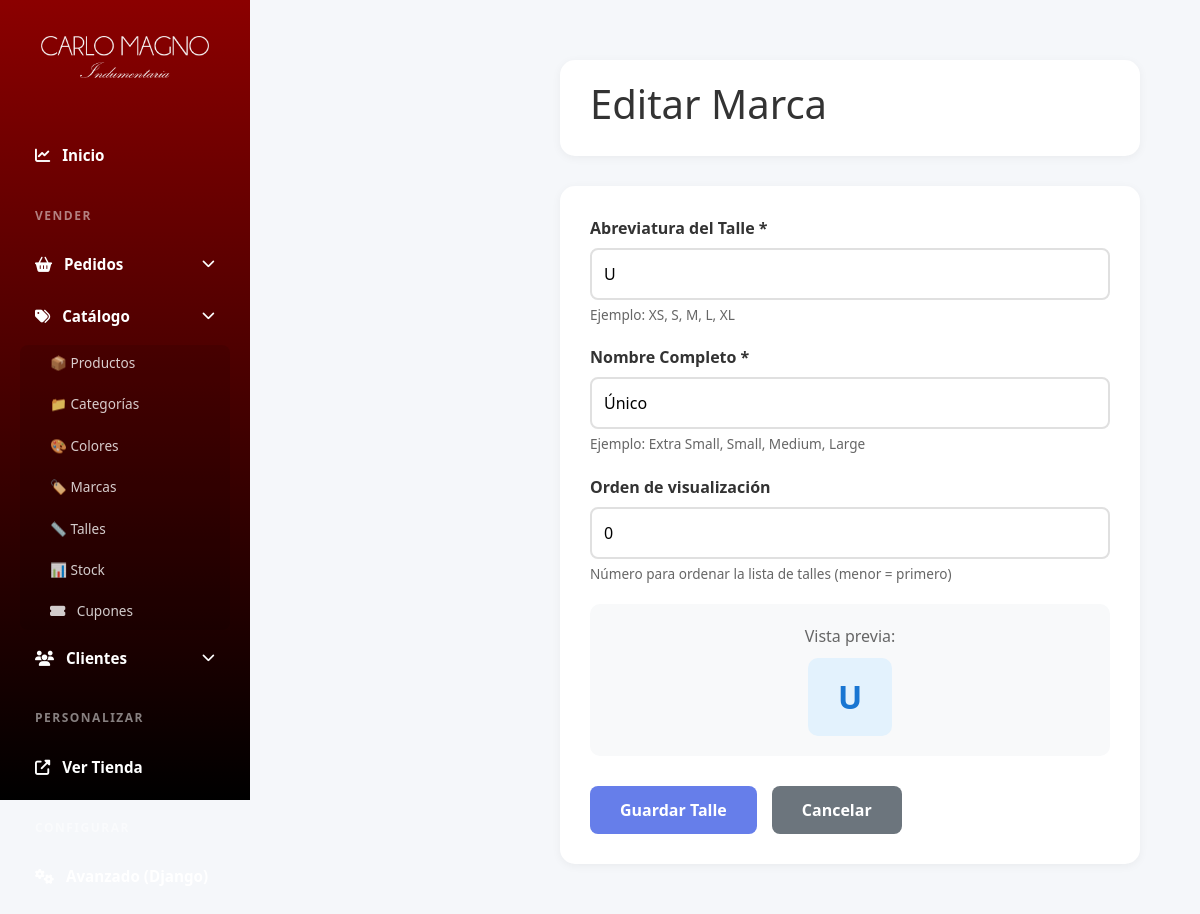
Page /panel/talles/2/editar/ (signed in) on the committed database.
### productos/models.py (models this page shows, shortened)
class Talle(models.Model):
    nombre = models.CharField(max_length=20, unique=True, verbose_name='Talle')
    abbreviation = models.CharField(
        max_length=10,
        verbose_name='Abreviatura',
        help_text='Ej: XS, S, M, L, XL'
    )
    order = models.PositiveIntegerField(default=0, verbose_name='Orden de visualización')
    esta_activo = models.BooleanField(default=True, verbose_name='Está activo')
    class Meta:
        verbose_name = 'Talle'
        verbose_name_plural = 'Talles'
        ordering = ['order', 'nombre']

### custom_admin/views.py (the view)
# urls.py: path('panel/talles/<int:pk>/editar/', admin_views.editar_talle, name='editar_talle'),
@login_required(login_url='login')
def editar_talle(request, pk):
    if not request.user.is_staff:
        return redirect('home')
    color = get_object_or_404(Talle, pk=pk)
    if request.method == 'POST':
        form = TalleForm(request.POST, request.FILES, instance=color)
        if form.is_valid():
            form.save()
            messages.success(request, '✅ Talle actualizada exitosamente')
            return redirect('marcas')
    else:
        form = TalleForm(instance=color)
    return render(request, 'custom_admin/talle_form.html', {
        'form': form,
        'title': 'Editar Marca',
        'button_text': 'Guardar Cambios'
    })

### custom_admin/views.py
class TalleForm(ModelForm):
    class Meta:
        model = Talle
        fields = ['abbreviation', 'nombre', 'order']

### productos/context_processors.py (called while the page is built, shortened)
def cart_processor(request):
    carrito = None
    cantidad_total = 0
    if request.user.is_authenticated:
        try:
            carrito = Carrito.objects.get(usuario=request.user)
            cantidad_total = carrito.get_cantidad_total()
        except Carrito.DoesNotExist:
            pass
    return {
        'carrito': carrito,
        'carrito_cantidad': cantidad_total
    }

### productos/models.py (called while the page is built)
    def get_cantidad_total(self):
        return sum(item.cantidad for item in self.items.all())

### templates/custom_admin/talle_form.html (shortened to what this page needs)
{% extends 'custom_admin/base.html' %}
{% load static %}
{%block extra_css %}
<link rel="stylesheet" href="{% static 'css/talle_form.css' %}" />
{% endblock %}
{% block content %}
<div class="main-content">
	<div class="header">
		<h1>{{ title }}</h1>
	</div>
	<div class="form-container">
		<form method="POST">
			<div class="form-group">
				<label for="{{ form.abbreviation.id_for_label }}">Abreviatura del Talle *</label>
				{{ form.abbreviation }}
				<small>Ejemplo: XS, S, M, L, XL</small>
			</div>
			<div class="form-group">
				<label for="{{ form.nombre.id_for_label }}">Nombre Completo *</label>
				{{ form.nombre }}
				<small>Ejemplo: Extra Small, Small, Medium, Large</small>
			</div>
			<div class="form-group">
				<label for="{{ form.order.id_for_label }}">Orden de visualización</label>
				{{ form.order }}
				<small>Número para ordenar la lista de talles (menor = primero)</small>
			</div>
			<div class="size-preview">
				<p style="color: #666; margin-bottom: 10px">Vista previa:</p>
				<span class="size-preview-badge" id="size-preview">?</span>
			</div>
			<div class="form-actions">
				<button type="submit" class="btn btn-primary">Guardar Talle</button>
				<a href="{% url 'talles' %}" class="btn btn-secondary">Cancelar</a>
			</div>
		</form>
	</div>
</div>
{% load static %}
{% endblock %}

### static/css/style_admin.css (style rules this page uses)
* { margin: 0; padding: 0; box-sizing: border-box; }
body { font-family: "Segoe UI", Tahoma, Geneva, Verdana, sans-serif; background: #f5f7fa; }
.main-content { margin-left: 250px; padding: 30px; }
.header { background: white; padding: 20px 30px; border-radius: 15px; box-shadow: 0 2px 10px rgba(0, 0, 0, 0.05); margin-bottom: 30px; display: flex; justify-content: space-between; align-items: center; }
.header h1 { color: #333; }
.btn { padding: 10px 20px; border: none; border-radius: 8px; cursor: pointer; font-weight: 600; text-decoration: none; display: inline-block; transition: all 0.3s ease; }
.btn-primary { background: #667eea; color: white; }

### static/css/talle_form.css (style rules this page uses)
.form-container { background: white; border-radius: 15px; padding: 30px; box-shadow: 0 2px 10px rgba(0, 0, 0, 0.05); }
.form-group { margin-bottom: 20px; }
.form-group label { display: block; color: #333; font-weight: 600; margin-bottom: 8px; }
.form-group input { width: 100%; padding: 12px; border: 2px solid #e0e0e0; border-radius: 8px; font-size: 1em; }
.form-actions { display: flex; gap: 15px; margin-top: 30px; }
.btn { padding: 12px 30px; border: none; border-radius: 8px; font-size: 1em; font-weight: 600; cursor: pointer; transition: all 0.3s ease; text-decoration: none; display: inline-block; }
.btn-primary { background: #667eea; color: white; }
.btn-secondary { background: #6c757d; color: white; }
small { color: #666; font-size: 0.85em; display: block; margin-top: 5px; }
.size-preview { margin-top: 20px; padding: 20px; background: #f8f9fa; border-radius: 10px; text-align: center; }
.size-preview-badge { display: inline-block; background: #e3f2fd; color: #1976d2; padding: 15px 30px; border-radius: 10px; font-weight: 700; font-size: 2em; }

### rows in the picture
Talle: abbreviation "U", nombre "Único", order "0"

### other values in the picture
{{ title }} "Editar Marca"
